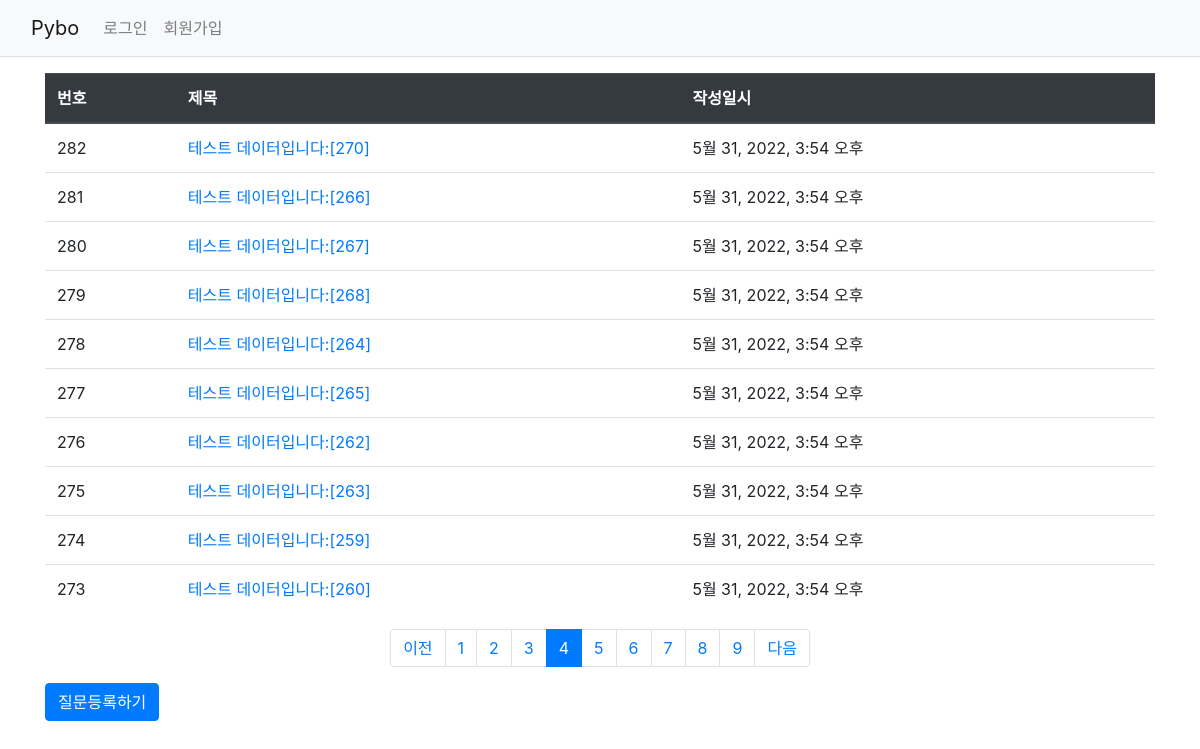
Page /pybo/?page=4 on the committed database.
### pybo/models.py (models this page shows, shortened)
class Question(models.Model):
    subject = models.CharField(max_length=200)
    content = models.TextField()
    create_date = models.DateTimeField()

### pybo/views.py (the view)
# urls.py: path('', views.index, name='index'),  # '/' 에 해당되는 path
def index(request):
    page = request.GET.get('page', '1')  # 페이지
    question_list = Question.objects.order_by('-create_date')  # -붙으면 내림차순 없으면 오름차순
    paginator = Paginator(question_list, 10)  # 페이지당 10개씩 보여주기
    page_object = paginator.get_page(page)
    context = {'question_list': page_object}  # 딕셔너리의 {'키' : 값}
    return render(request, 'pybo/question_list.html', context)  # 인자 값 3개

### pybo/templatetags/pybo_filter.py (called while the page is built)
@register.filter
def sub(value, arg):
    return value - arg

### templates/pybo/question_list.html (shortened to what this page needs)
<!DOCTYPE html>
<html lang="en">
<head>
</head>
<body>
    {% extends 'base.html' %}
    {% load pybo_filter %}
    {% block content %}
    <div class="container my-3">
        <table class="table">
            <thead>
            <tr class="thead-dark">
                <th>번호</th>
                <th>제목</th>
                <th>작성일시</th>
            </tr>
            </thead>
            <tbody>
                {% if question_list %}
                {% for question in question_list %}
                <tr>
                    <td>
                        {{ question_list.paginator.count|sub:question_list.start_index|sub:forloop.counter0|add:1 }}
                    </td>
                    <td>
                        <a href="{% url 'pybo:detail' question.id %}">
                            {{ question.subject }}
                        </a>
                    </td>
                    <td>{{ question.create_date }}</td>
                </tr>
            {% endfor %}
            {% else %}
            <tr>
                <td colspan="3">질문이 없습니다.</td>
            </tr>
            {% endif %}
            </tbody>
        </table>
        <ul class="pagination justify-content-center">
            {% if question_list.has_previous %}
            <li class="page-item">
                <a class="page-link"
                   href="?page={{ question_list.previous_page_number }}">이전</a>
            </li>
            {% else %}
            <li class="page-item disabled">
                <a class="page-link" tabindex="-1" aria-disabled="true" href="#">이전</a>
            </li>
            {% endif %}
            {% for page_number in question_list.paginator.page_range %}
            {% if page_number >= question_list.number|add:-5 and page_number <= question_list.number|add:5 %}
            {% if page_number == question_list.number %}
            <li class="page-item active" aria-current="page">
                <a class="page-link" href="?page={{ page_number }}">{{ page_number }}</a>
            </li>
            {% else %}
            <li class="page-item">
                <a class="page-link" href="?page={{ page_number }}">{{ page_number }}</a>
            </li>
            {% endif %}
            {% endif %}
            {% endfor %}
            {% if question_list.has_next %}
            <li class="page-item">
                <a class="page-link" href="?page={{ question_list.next_page_number }}">다음</a>
            </li>
            {% else %}
            <li class="page-item disavled">
                <a class="page-link" tabindex="-1" aria-disabled="true" href="#">다음</a>
            </li>
            {% endif %}
        </ul>
        <a href="{% url 'pybo:question_create' %}" class="btn btn-primary">질문등록하기</a>
    </div>
    {% endblock %}

### rows in the picture
Question: paginator.count|sub "282", subject "테스트 데이터입니다:[270]", create_date "5월 31, 2022, 3:54 오후"
Question: paginator.count|sub "281", subject "테스트 데이터입니다:[266]", create_date "5월 31, 2022, 3:54 오후"
Question: paginator.count|sub "280", subject "테스트 데이터입니다:[267]", create_date "5월 31, 2022, 3:54 오후"
Question: paginator.count|sub "279", subject "테스트 데이터입니다:[268]", create_date "5월 31, 2022, 3:54 오후"
Question: paginator.count|sub "278", subject "테스트 데이터입니다:[264]", create_date "5월 31, 2022, 3:54 오후"
Question: paginator.count|sub "277", subject "테스트 데이터입니다:[265]", create_date "5월 31, 2022, 3:54 오후"
Question: paginator.count|sub "276", subject "테스트 데이터입니다:[262]", create_date "5월 31, 2022, 3:54 오후"
Question: paginator.count|sub "275", subject "테스트 데이터입니다:[263]", create_date "5월 31, 2022, 3:54 오후"
Question: paginator.count|sub "274", subject "테스트 데이터입니다:[259]", create_date "5월 31, 2022, 3:54 오후"
Question: paginator.count|sub "273", subject "테스트 데이터입니다:[260]", create_date "5월 31, 2022, 3:54 오후"

### other values in the picture
{{ page_number }} "1" "2" "3" "5" "6" "7" "8" "9"
{{ page_number }} "4"
